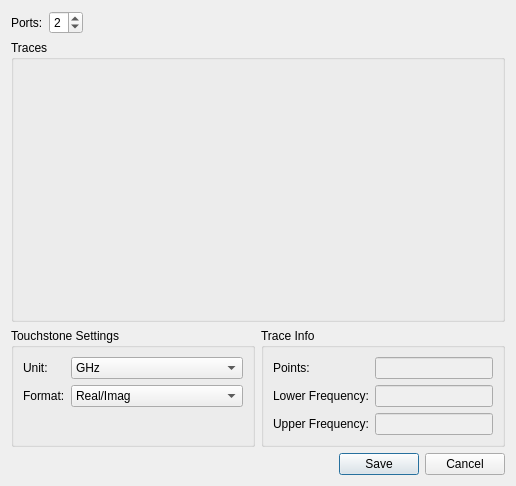
<?xml version="1.0" encoding="UTF-8"?>
<ui version="4.0">
 <class>TraceExportDialog</class>
 <widget class="QDialog" name="TraceExportDialog">
  <property name="geometry">
   <rect>
    <x>0</x>
    <y>0</y>
    <width>516</width>
    <height>486</height>
   </rect>
  </property>
  <property name="windowTitle">
   <string>Dialog</string>
  </property>
  <layout class="QVBoxLayout" name="verticalLayout" stretch="0,1,0,0">
   <item>
    <layout class="QHBoxLayout" name="horizontalLayout">
     <item>
      <widget class="QLabel" name="label">
       <property name="sizePolicy">
        <sizepolicy hsizetype="Maximum" vsizetype="Preferred">
         <horstretch>0</horstretch>
         <verstretch>0</verstretch>
        </sizepolicy>
       </property>
       <property name="text">
        <string>Ports:</string>
       </property>
      </widget>
     </item>
     <item>
      <widget class="QSpinBox" name="sbPorts">
       <property name="sizePolicy">
        <sizepolicy hsizetype="Maximum" vsizetype="Fixed">
         <horstretch>0</horstretch>
         <verstretch>0</verstretch>
        </sizepolicy>
       </property>
       <property name="minimum">
        <number>1</number>
       </property>
       <property name="maximum">
        <number>4</number>
       </property>
       <property name="value">
        <number>2</number>
       </property>
      </widget>
     </item>
     <item>
      <spacer name="horizontalSpacer">
       <property name="orientation">
        <enum>Qt::Horizontal</enum>
       </property>
       <property name="sizeHint" stdset="0">
        <size>
         <width>40</width>
         <height>20</height>
        </size>
       </property>
      </spacer>
     </item>
    </layout>
   </item>
   <item>
    <widget class="QGroupBox" name="gbTraces">
     <property name="title">
      <string>Traces</string>
     </property>
    </widget>
   </item>
   <item>
    <layout class="QHBoxLayout" name="horizontalLayout_2" stretch="0,0">
     <item>
      <widget class="QGroupBox" name="groupBox">
       <property name="title">
        <string>Touchstone Settings</string>
       </property>
       <layout class="QFormLayout" name="formLayout_2">
        <item row="0" column="0">
         <widget class="QLabel" name="label_2">
          <property name="text">
           <string>Unit:</string>
          </property>
         </widget>
        </item>
        <item row="0" column="1">
         <widget class="QComboBox" name="cUnit">
          <property name="sizePolicy">
           <sizepolicy hsizetype="Expanding" vsizetype="Fixed">
            <horstretch>0</horstretch>
            <verstretch>0</verstretch>
           </sizepolicy>
          </property>
          <property name="currentIndex">
           <number>3</number>
          </property>
          <item>
           <property name="text">
            <string>Hz</string>
           </property>
          </item>
          <item>
           <property name="text">
            <string>kHz</string>
           </property>
          </item>
          <item>
           <property name="text">
            <string>MHz</string>
           </property>
          </item>
          <item>
           <property name="text">
            <string>GHz</string>
           </property>
          </item>
         </widget>
        </item>
        <item row="1" column="0">
         <widget class="QLabel" name="label_3">
          <property name="text">
           <string>Format:</string>
          </property>
         </widget>
        </item>
        <item row="1" column="1">
         <widget class="QComboBox" name="cFormat">
          <property name="sizePolicy">
           <sizepolicy hsizetype="Expanding" vsizetype="Fixed">
            <horstretch>0</horstretch>
            <verstretch>0</verstretch>
           </sizepolicy>
          </property>
          <property name="currentIndex">
           <number>2</number>
          </property>
          <item>
           <property name="text">
            <string>db/Angle</string>
           </property>
          </item>
          <item>
           <property name="text">
            <string>Mag/Angle</string>
           </property>
          </item>
          <item>
           <property name="text">
            <string>Real/Imag</string>
           </property>
          </item>
         </widget>
        </item>
       </layout>
      </widget>
     </item>
     <item>
      <widget class="QGroupBox" name="groupBox_2">
       <property name="title">
        <string>Trace Info</string>
       </property>
       <layout class="QFormLayout" name="formLayout">
        <item row="0" column="0">
         <widget class="QLabel" name="label_17">
          <property name="text">
           <string>Points:</string>
          </property>
         </widget>
        </item>
        <item row="0" column="1">
         <widget class="QLineEdit" name="points">
          <property name="enabled">
           <bool>false</bool>
          </property>
         </widget>
        </item>
        <item row="1" column="0">
         <widget class="QLabel" name="label_24">
          <property name="text">
           <string>Lower Frequency:</string>
          </property>
         </widget>
        </item>
        <item row="1" column="1">
         <widget class="QLineEdit" name="lowerFreq">
          <property name="enabled">
           <bool>false</bool>
          </property>
         </widget>
        </item>
        <item row="2" column="0">
         <widget class="QLabel" name="label_25">
          <property name="text">
           <string>Upper Frequency:</string>
          </property>
         </widget>
        </item>
        <item row="2" column="1">
         <widget class="QLineEdit" name="upperFreq">
          <property name="enabled">
           <bool>false</bool>
          </property>
         </widget>
        </item>
       </layout>
      </widget>
     </item>
    </layout>
   </item>
   <item>
    <widget class="QDialogButtonBox" name="buttonBox">
     <property name="orientation">
      <enum>Qt::Horizontal</enum>
     </property>
     <property name="standardButtons">
      <set>QDialogButtonBox::Cancel|QDialogButtonBox::Save</set>
     </property>
    </widget>
   </item>
  </layout>
 </widget>
 <resources/>
 <connections>
  <connection>
   <sender>buttonBox</sender>
   <signal>rejected()</signal>
   <receiver>TraceExportDialog</receiver>
   <slot>reject()</slot>
   <hints>
    <hint type="sourcelabel">
     <x>316</x>
     <y>260</y>
    </hint>
    <hint type="destinationlabel">
     <x>286</x>
     <y>274</y>
    </hint>
   </hints>
  </connection>
 </connections>
</ui>
